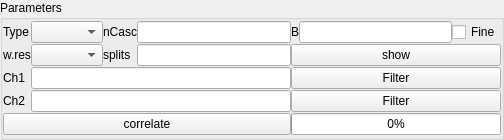
<?xml version="1.0" encoding="UTF-8"?>
<ui version="4.0">
 <class>Form</class>
 <widget class="QWidget" name="Form">
  <property name="geometry">
   <rect>
    <x>0</x>
    <y>0</y>
    <width>504</width>
    <height>140</height>
   </rect>
  </property>
  <property name="windowTitle">
   <string>Form</string>
  </property>
  <layout class="QVBoxLayout" name="verticalLayout">
   <property name="spacing">
    <number>0</number>
   </property>
   <property name="margin">
    <number>0</number>
   </property>
   <item>
    <widget class="QGroupBox" name="groupBox">
     <property name="title">
      <string>Parameters</string>
     </property>
     <layout class="QGridLayout" name="gridLayout">
      <property name="margin">
       <number>0</number>
      </property>
      <property name="spacing">
       <number>0</number>
      </property>
      <item row="0" column="0">
       <widget class="QLabel" name="label_8">
        <property name="text">
         <string>Type</string>
        </property>
       </widget>
      </item>
      <item row="0" column="1" colspan="2">
       <widget class="QComboBox" name="comboBox_2">
        <property name="sizePolicy">
         <sizepolicy hsizetype="Expanding" vsizetype="Fixed">
          <horstretch>0</horstretch>
          <verstretch>0</verstretch>
         </sizepolicy>
        </property>
       </widget>
      </item>
      <item row="0" column="7">
       <widget class="QCheckBox" name="checkBox">
        <property name="text">
         <string>Fine</string>
        </property>
        <property name="checked">
         <bool>false</bool>
        </property>
       </widget>
      </item>
      <item row="1" column="3">
       <widget class="QLabel" name="label_11">
        <property name="text">
         <string>splits</string>
        </property>
       </widget>
      </item>
      <item row="1" column="1" colspan="2">
       <widget class="QComboBox" name="comboBox_3">
        <property name="sizePolicy">
         <sizepolicy hsizetype="Expanding" vsizetype="Fixed">
          <horstretch>0</horstretch>
          <verstretch>0</verstretch>
         </sizepolicy>
        </property>
       </widget>
      </item>
      <item row="1" column="0">
       <widget class="QLabel" name="label_2">
        <property name="text">
         <string>w.res</string>
        </property>
       </widget>
      </item>
      <item row="4" column="5" colspan="3">
       <widget class="QPushButton" name="pushButton_2">
        <property name="sizePolicy">
         <sizepolicy hsizetype="Expanding" vsizetype="Fixed">
          <horstretch>0</horstretch>
          <verstretch>0</verstretch>
         </sizepolicy>
        </property>
        <property name="text">
         <string>Filter</string>
        </property>
       </widget>
      </item>
      <item row="3" column="5" colspan="3">
       <widget class="QPushButton" name="pushButton">
        <property name="sizePolicy">
         <sizepolicy hsizetype="Expanding" vsizetype="Fixed">
          <horstretch>0</horstretch>
          <verstretch>0</verstretch>
         </sizepolicy>
        </property>
        <property name="text">
         <string>Filter</string>
        </property>
       </widget>
      </item>
      <item row="5" column="0" colspan="5">
       <widget class="QPushButton" name="pushButton_3">
        <property name="text">
         <string>correlate</string>
        </property>
       </widget>
      </item>
      <item row="3" column="1" colspan="4">
       <widget class="QLineEdit" name="lineEdit_4">
        <property name="text">
         <string/>
        </property>
       </widget>
      </item>
      <item row="1" column="4">
       <widget class="QLineEdit" name="lineEdit_3">
        <property name="sizePolicy">
         <sizepolicy hsizetype="Expanding" vsizetype="Fixed">
          <horstretch>0</horstretch>
          <verstretch>0</verstretch>
         </sizepolicy>
        </property>
        <property name="text">
         <string/>
        </property>
       </widget>
      </item>
      <item row="4" column="0">
       <widget class="QLabel" name="label_7">
        <property name="text">
         <string>Ch2</string>
        </property>
       </widget>
      </item>
      <item row="3" column="0">
       <widget class="QLabel" name="label_6">
        <property name="text">
         <string>Ch1</string>
        </property>
       </widget>
      </item>
      <item row="4" column="1" colspan="4">
       <widget class="QLineEdit" name="lineEdit_5">
        <property name="text">
         <string/>
        </property>
       </widget>
      </item>
      <item row="1" column="5" colspan="3">
       <widget class="QPushButton" name="pushButton_4">
        <property name="sizePolicy">
         <sizepolicy hsizetype="Expanding" vsizetype="Minimum">
          <horstretch>0</horstretch>
          <verstretch>0</verstretch>
         </sizepolicy>
        </property>
        <property name="font">
         <font>
          <stylestrategy>PreferDefault</stylestrategy>
         </font>
        </property>
        <property name="text">
         <string>show</string>
        </property>
        <property name="autoDefault">
         <bool>false</bool>
        </property>
        <property name="default">
         <bool>false</bool>
        </property>
        <property name="flat">
         <bool>false</bool>
        </property>
       </widget>
      </item>
      <item row="0" column="6">
       <widget class="QLineEdit" name="lineEdit_2">
        <property name="text">
         <string/>
        </property>
       </widget>
      </item>
      <item row="5" column="5" colspan="3">
       <widget class="QProgressBar" name="progressBar">
        <property name="value">
         <number>0</number>
        </property>
        <property name="alignment">
         <set>Qt::AlignCenter</set>
        </property>
       </widget>
      </item>
      <item row="0" column="4">
       <widget class="QLineEdit" name="lineEdit">
        <property name="text">
         <string/>
        </property>
       </widget>
      </item>
      <item row="0" column="3">
       <widget class="QLabel" name="label_3">
        <property name="text">
         <string>nCasc</string>
        </property>
       </widget>
      </item>
      <item row="0" column="5">
       <widget class="QLabel" name="label_4">
        <property name="text">
         <string>B</string>
        </property>
       </widget>
      </item>
     </layout>
    </widget>
   </item>
  </layout>
 </widget>
 <resources/>
 <connections/>
</ui>
